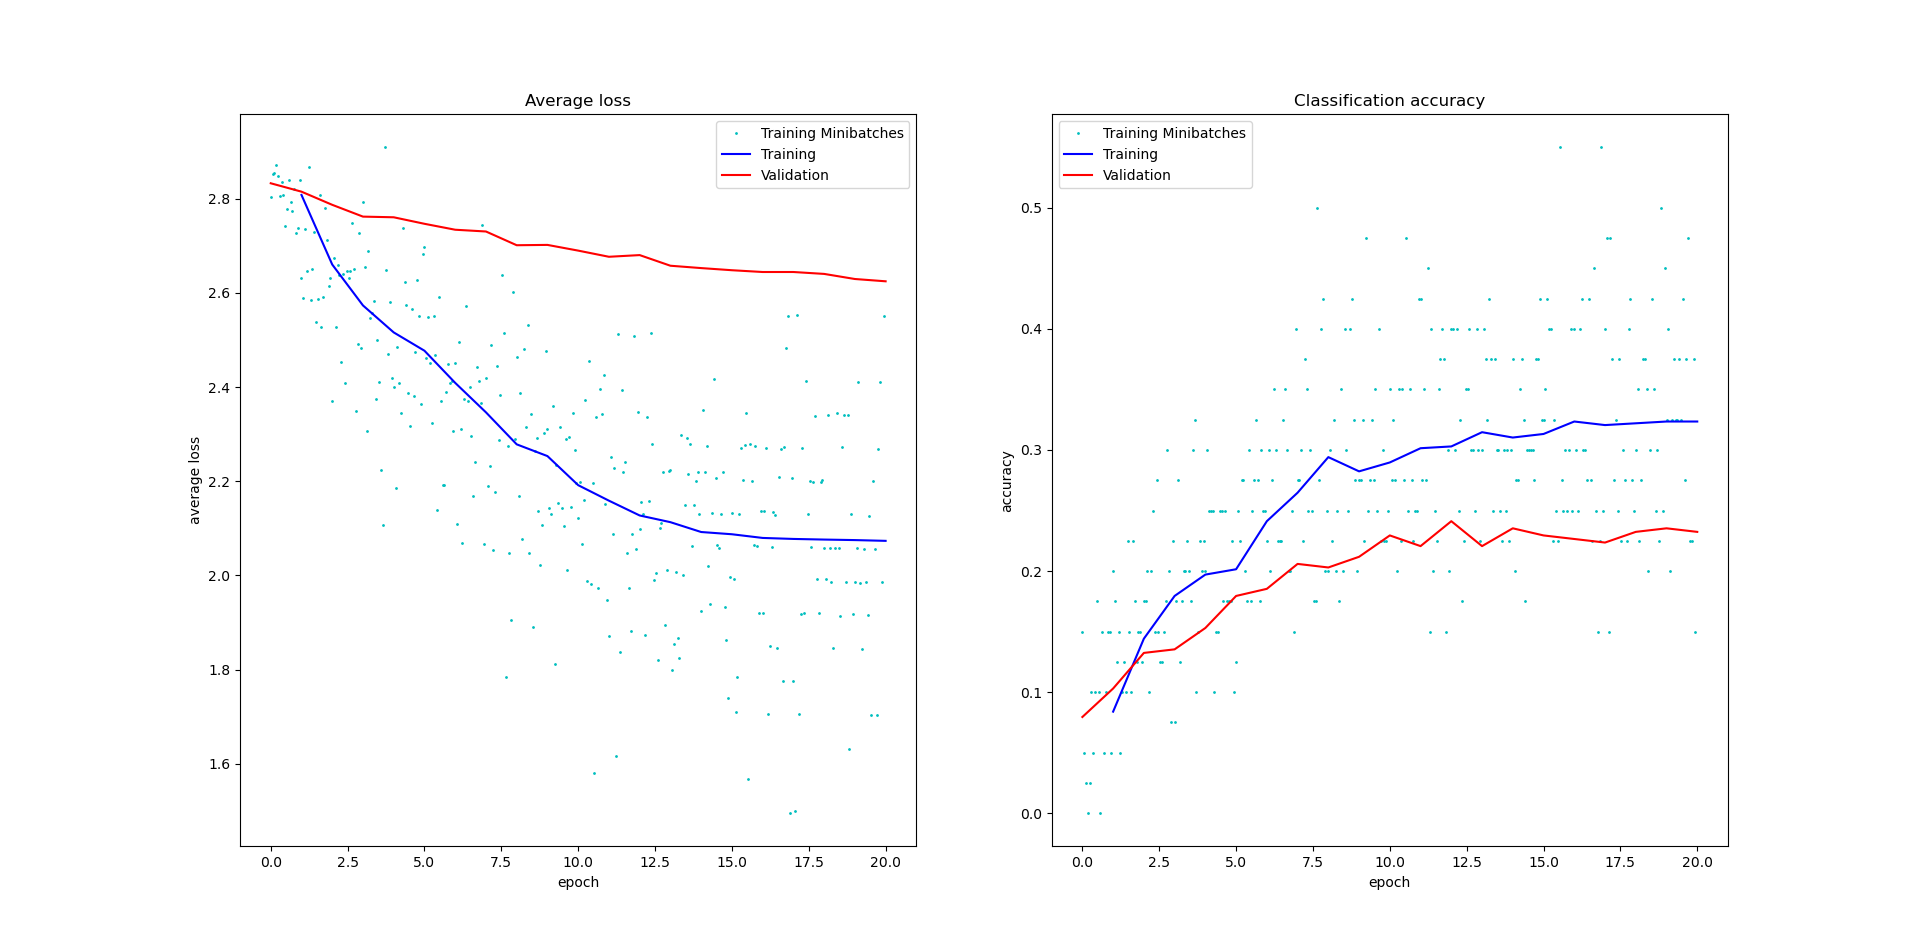

This figure's Python source:
import torch
from torchvision import datasets
from torchvision.transforms import ToTensor
from torch.utils.data import DataLoader
import torch.nn as nn
import matplotlib.pyplot as plt
import torch.nn.functional as F
import torch.optim as optim
import numpy as np
from torchvision import transforms, datasets
import matplotlib.pyplot as plt

from torchvision.models import squeezenet1_1, SqueezeNet1_1_Weights


# https://www.robots.ox.ac.uk/~vgg/data/flowers/17/
# https://cs231n.github.io/transfer-learning/
# SOURCE: https://pytorch.org/hub/pytorch_vision_squeezenet/
train_dataset = datasets.ImageFolder(root='../data/oxford-flowers17/train', 
                                     transform=transforms.Compose([
                                        transforms.Resize(256),
                                        transforms.CenterCrop(224),
                                        transforms.ToTensor(),
                                        transforms.Normalize(mean=[0.485, 0.456, 0.406], std=[0.229, 0.224, 0.225]),
                                    ]))
valid_dataset = datasets.ImageFolder(root='../data/oxford-flowers17/val', 
                                     transform=transforms.Compose([
                                        transforms.Resize(256),
                                        transforms.CenterCrop(224),
                                        transforms.ToTensor(),
                                        transforms.Normalize(mean=[0.485, 0.456, 0.406], std=[0.229, 0.224, 0.225]),
                                    ]))
train_dataset_size = len(train_dataset)
valid_dataset_size = len(valid_dataset)
print(valid_dataset_size)
# print(train_dataset[0])
# plt.imshow(train_dataset[0][0])
# plt.show()

batch_size = 40
num_batches = train_dataset_size // batch_size
train_dataset_loader = torch.utils.data.DataLoader(train_dataset, shuffle=True, batch_size=batch_size)
valid_dataset_loader = torch.utils.data.DataLoader(valid_dataset, shuffle=False, batch_size=valid_dataset_size)

class ScratchNet(nn.Module):

    def __init__(self):
        super().__init__()
        self.features = nn.Sequential(
            nn.Conv2d(3, 30, 3),
            nn.ReLU(),
            nn.Dropout(),
            nn.MaxPool2d(2, 2),
            nn.Conv2d(30, 80, 3),
            nn.Dropout(),
            nn.ReLU(),
            nn.MaxPool2d(2, 2),
            nn.Conv2d(80, 60, 3),
            nn.Dropout(),
            nn.ReLU(),
            nn.MaxPool2d(2, 2),
        )
        self.classifier = nn.Sequential( # adapted from pytorch source code
            nn.Flatten(),
            nn.Linear(40560, 4096),
            nn.ReLU(),
            nn.Linear(4096, 17),
            nn.ReLU()
        )

    def forward(self, x):
        x = self.features(x)
        x = self.classifier(x)
        return x
    
max_iter = 20
learning_rate = 1e-3
model = ScratchNet()

loss_function = nn.CrossEntropyLoss()
optimizer = torch.optim.SGD(model.parameters(), lr=learning_rate, weight_decay=1e-4, nesterov=True, momentum=0.9)

train_loss = []
train_loss_overall = []
train_acc = []
train_acc_overall = []
valid_loss = []
valid_acc = []
for epoch in range(max_iter + 1):

    cum_valid_correct = 0
    cum_valid_loss = 0
    with torch.no_grad():
        model.eval()
        for x, y in valid_dataset_loader:
            y_probs = model.forward(x)
            _, y_pred = torch.max(y_probs, dim=1)
            cum_valid_correct += torch.eq(y_pred, y).sum().item()
            loss = loss_function(y_probs, y)
            cum_valid_loss += loss.item() * valid_dataset_size # loss is tensor
    valid_loss.append(cum_valid_loss / valid_dataset_size)
    valid_acc.append(cum_valid_correct / valid_dataset_size)
    print(f"Epoch {epoch} valid: {cum_valid_loss/valid_dataset_size} {cum_valid_correct/valid_dataset_size}")

    if epoch == max_iter: break

    cum_loss = 0
    cum_correct = 0
    model.train()
    for i, (x, y) in enumerate(train_dataset_loader):
        optimizer.zero_grad()
        y_probs = model.forward(x)
        _, y_pred = torch.max(y_probs, dim=1)
        loss = loss_function(y_probs, y)
        loss.backward()
        optimizer.step()

        correct = torch.eq(y_pred, y).sum().item()
        cum_correct += correct
        cum_loss += loss.item() * batch_size# loss is tensor
        train_loss.append(loss.item())
        train_acc.append(correct / batch_size)
        if i % (num_batches // 6) == 0:
            print(f"Epoch {epoch} batch {i} loss: {cum_loss} acc: {cum_correct}")


    train_loss_overall.append(cum_loss / train_dataset_size)
    train_acc_overall.append(cum_correct / train_dataset_size)
    print(f"Epoch {epoch} loss: {cum_loss} acc:{cum_correct/train_dataset_size}")

fig, ax = plt.subplots(1, 2)
ax[0].plot(np.arange(len(train_loss))/num_batches, train_loss, 'co', markersize=1)
ax[0].plot(np.arange(1, max_iter+1), train_loss_overall, 'b-')
ax[0].plot(np.arange(0, max_iter+1), valid_loss, 'r-')
ax[0].legend(['Training Minibatches', 'Training', 'Validation'])
ax[0].set_xlabel('epoch')
ax[0].set_ylabel('average loss')
ax[0].set_title("Average loss")
ax[1].plot(np.arange(len(train_acc))/num_batches, train_acc, 'co', markersize=1)
ax[1].plot(np.arange(1, max_iter+1), train_acc_overall, 'b-')
ax[1].plot(np.arange(0, max_iter+1), valid_acc, 'r-')
ax[1].legend(['Training Minibatches', 'Training', 'Validation'])
ax[1].set_xlabel('epoch')
ax[1].set_ylabel('accuracy')
ax[1].set_title("Classification accuracy")
plt.show()
